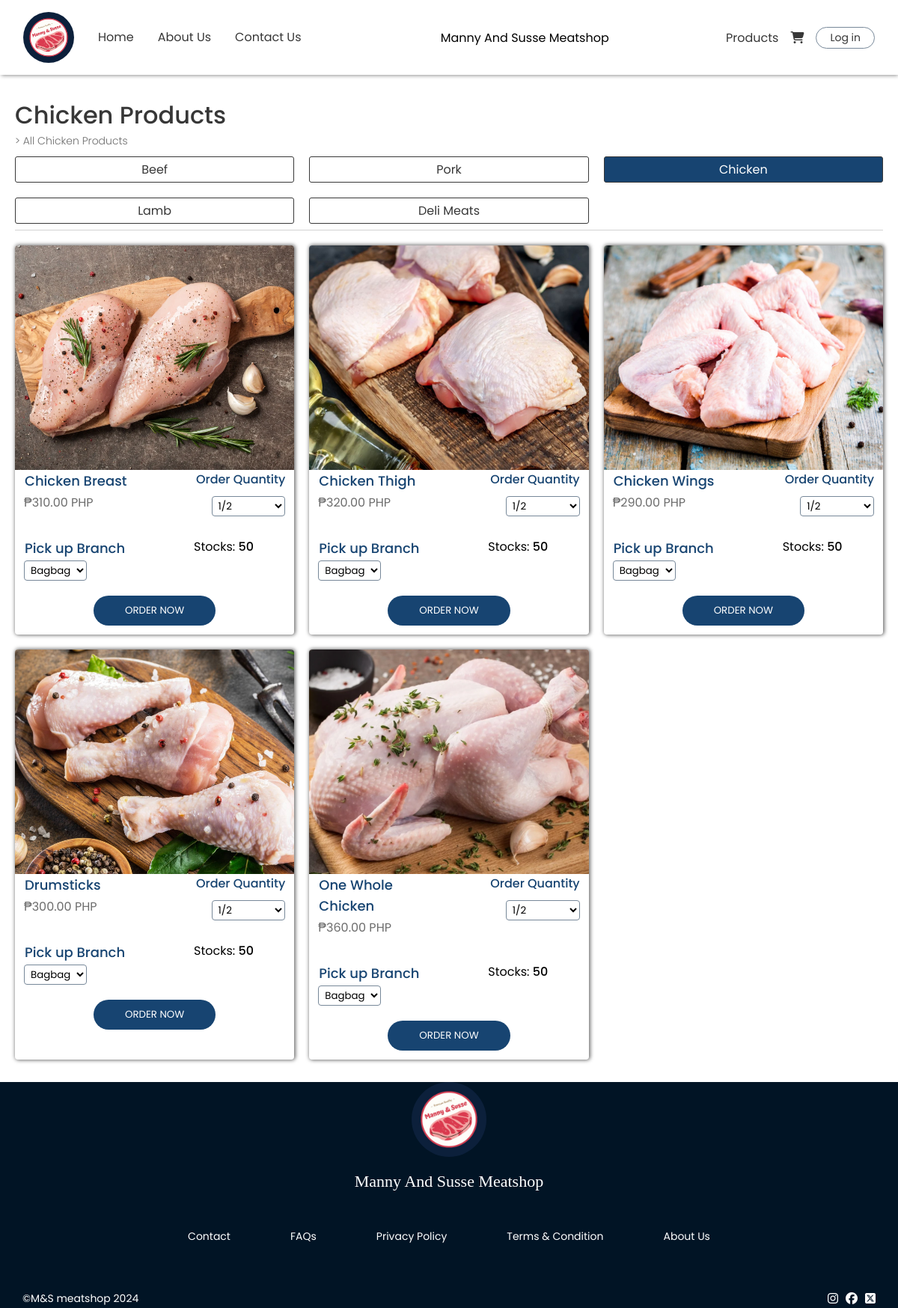
/components/chickenprod.php, run on an earlier commit of the app's database.
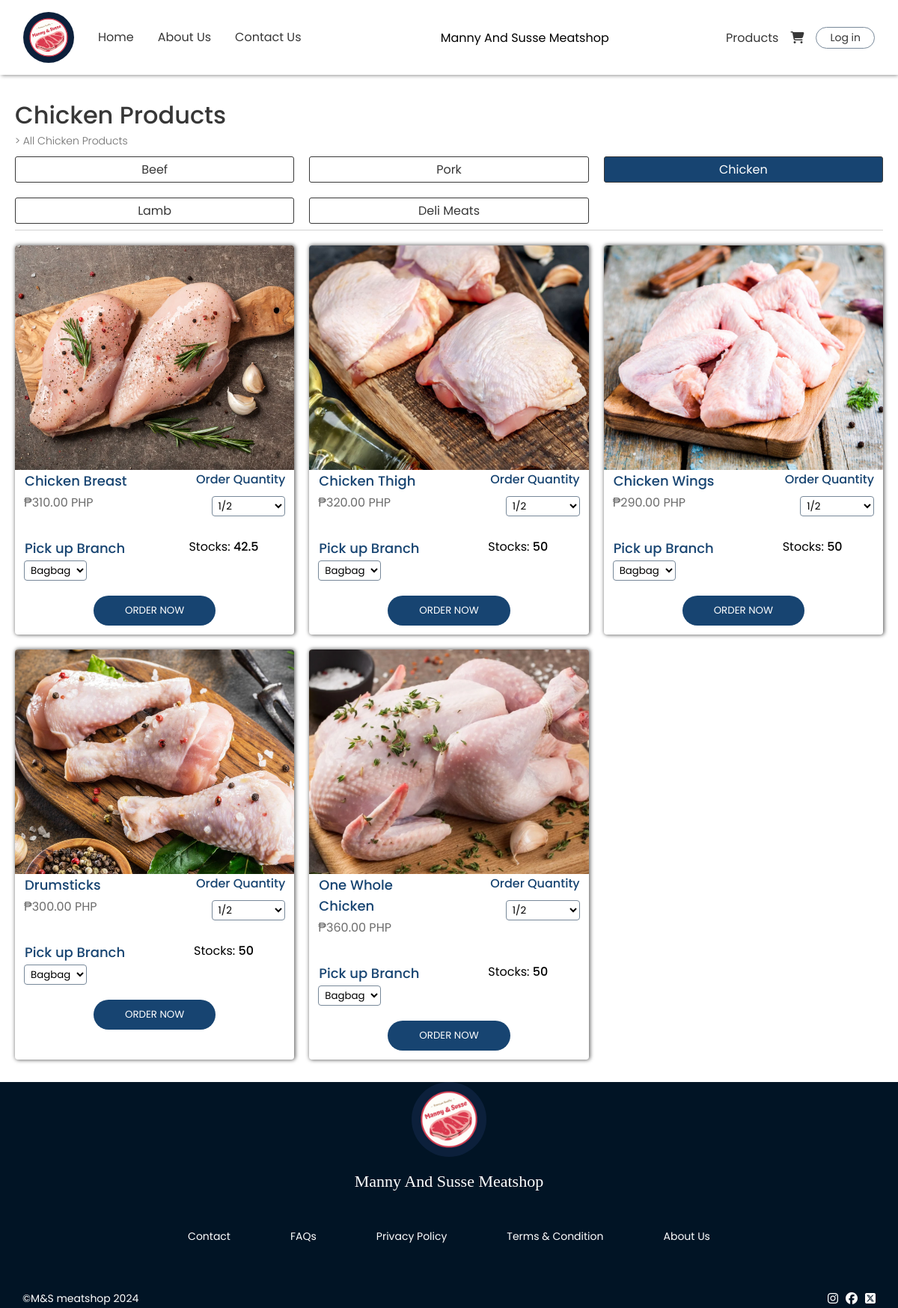
And on a later commit of the database.
### tables this page shows
CREATE TABLE `tbl_products` (
  `prod_id` int(11) NOT NULL,
  `prod_name` varchar(255) NOT NULL,
  `prod_price` int(11) NOT NULL,
  `prod_type` int(11) NOT NULL,
  `prod_stocks` float NOT NULL,
  `prod_img` varchar(255) NOT NULL
);

### components/chickenprod.php (the view, shortened to what this page needs)
<!DOCTYPE html>
<html lang="en">
<head>
    <link rel="stylesheet" href="../styles/general.css">
    <link rel="stylesheet" href="../styles/footer.css">
    <link rel="stylesheet" href="../styles/navbar.css">
    <link rel="stylesheet" href="../styles/products.css">
    <link rel="stylesheet" href="https://cdnjs.cloudflare.com/ajax/libs/font-awesome/6.5.2/css/all.min.css">
</head>
<body>
<?php include "./navbar.php" ?>
    <main>
        <div class="center">
            <div class="con">
                <div class="header-con">
                    <h1>Chicken Products</h1>
                    <p>> All Chicken Products</p>
                    <div class="flex-prod">
                        <a href="./products.php"><div>Beef</div></a>
                        <a href="./porkprod.php"><div>Pork</div></a>
                        <a href="./chickenprod.php"><div style="background: rgb(23, 68, 113);
                        color: white;">Chicken</div></a>
                        <a href="./lambprod.php"><div style="">Lamb</div></a>
                        <a href="./deliprod.php"><div style="">Deli Meats</div></a>
                    </div>
                </div>
                <div class="container">
                    <?php
                        $query = "SELECT pr.prod_id, pr.prod_name, pr.prod_stocks, pr.prod_price, pr.prod_type,
                        pr.prod_img, pt.prod_type_name FROM tbl_products pr
                        INNER JOIN tbl_product_type pt ON pr.prod_type = pt.prod_type_id;";
                        $stmt = $conn->prepare($query);
                        $stmt->execute();
                        $result = $stmt->get_result();
                        while($data = $result->fetch_assoc())
                        {
                            if($data['prod_type'] == 3 && ($data['prod_stocks'] >= 1)){
                    ?>
                    <div class="con-item" id="<?php echo $data['prod_id']; ?>">
                        <div class="img-con">
                            <img src="../assets/chicken/<?php echo $data['prod_img']; ?>" alt="">
                        </div>
                        <div class="flex-con-det">
                            <div class="con-details">
                                <div class="name"><?php echo $data["prod_name"]; ?></div>
                                <div class="price">₱<?php echo $data['prod_price']; ?>.00 PHP</div>
                            </div>
                            <div class="qnty-div">
                                <div class="name">Order Quantity</div>
                                <select name="qnty" class="qnty">
                                    <option value="1/2">1/2</option>
                                </select>
                            </div>
                        </div>
                        <div class="flex-con-det">
                            <div class="con-details">
                                <div class="name">Pick up Branch</div>
                                <select name="branch" class="branch">
                                    <option value="1">Bagbag</option>
                                </select>
                            </div>
                            <div class="input-div">
                                <div>Stocks:
                                    <span style="font-weight: 500;">
                                        <?php echo $data["prod_stocks"] ?>
                                    </span>
                                </div>
                            </div>
                        </div>
                        <div class="div-button">
                            <button>ORDER NOW</button>
                        </div>
                    </div>
                    <?php } } ?>
                </div>
            </div>
        </div>
    </main>
    <?php include "./footer.php" ?>
</body>
</html>

What changed in the data, as far as the page shows it:
changed tbl_products "Chicken Breast": prod_stocks "50" → "42.5"
